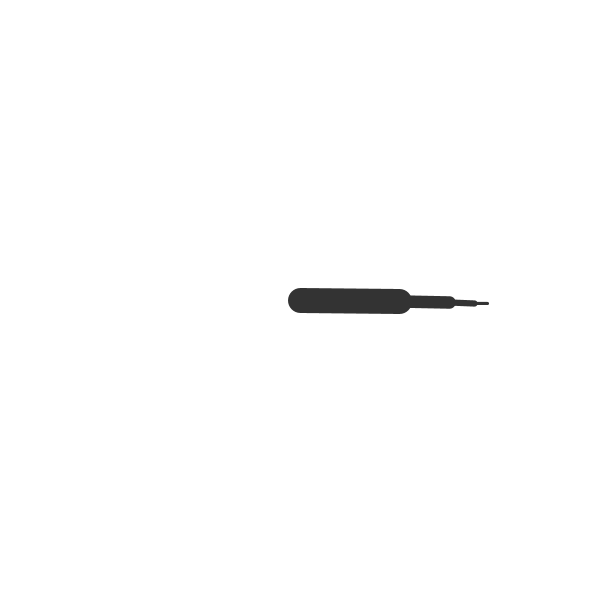
Frame 1 (no input)
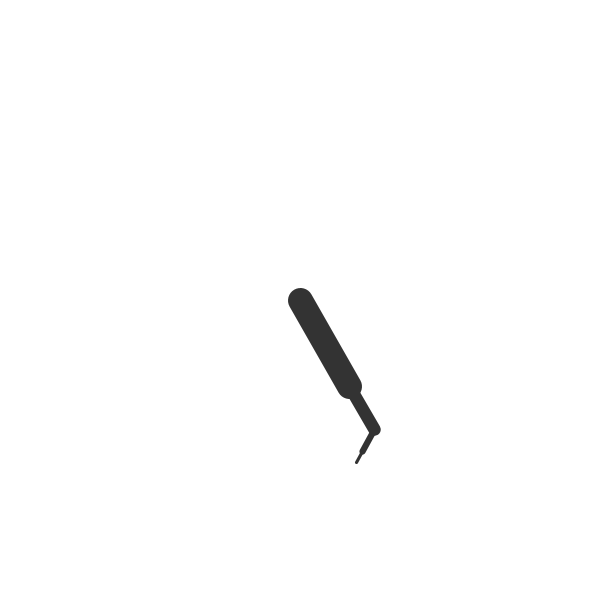
Frame 60 (the mouse pressed at the canvas centre just before this capture)
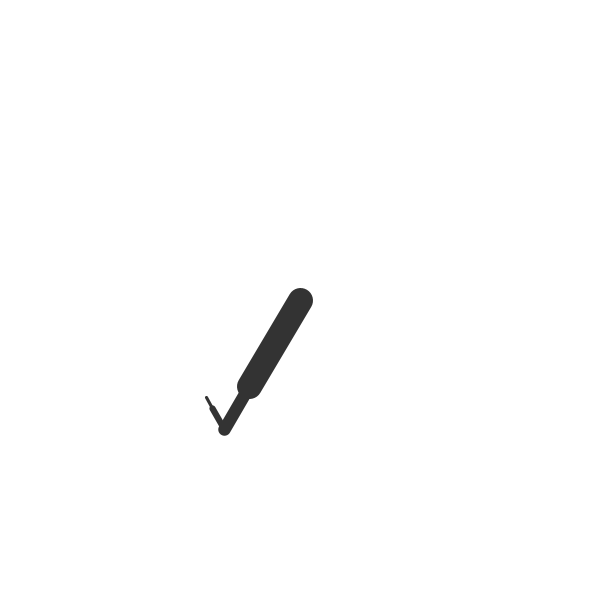
Frame 120 (the mouse held since frame 60 and released just before this capture)

The Processing sketch that drew these frames (run headless with seeded random() and noise(); from frame 60 on, the mouse is pressed at the canvas centre):

// Processing sketch: forward_kinematics
// ── forward_kinematics.pde
// variables
float startLen = 30;


Segment arm;

void setup() {
  size(600, 600);
  arm = new Segment(300, 300, radians(0), 100);
  arm.branch(3);
}

void draw() {
  background(255);
  arm.turn(radians(1));
  arm.get(2).turn(radians(1));
  arm.draw();
}

// ── segment.pde
class Segment {
  PVector origin;
  PVector end;
  float len;
  float angle;
  Segment child;
  Segment parent;

  Segment(float x, float y, float angle_, float len_) {
    origin = new PVector(x, y);
    end = new PVector();
    angle = angle_;
    len = len_;
    findEnd();
    parent = null;
    child = null;
  }

  Segment(Segment parent_, float angle_, float len_) {
    parent = parent_;
    origin = parent.end.copy();
    end = new PVector();
    angle = angle_;
    len = len_;
    this.findEnd();
    parent.child = this;
  }

  void branch() {
    if (child == null) {
      child = new Segment(this, angle, len/2);
    } else {
      child.branch();
    }
  }

  void branch(int num) {
    for (int i = 0; i < num; i++) {
      branch();
    }
  }

  Segment get(int num) {
    if (num==0) {
      return this;
    } else {
      return child.get(num-1);
    }
  }

  void draw() {
    stroke(51);
    strokeWeight(len/4);
    line(origin.x, origin.y, end.x, end.y);
    if (child != null) {
      child.draw();
    }
  }

  void findEnd() {
    float dx = len*cos(angle);
    float dy = len*sin(angle);
    end.x = origin.x + dx;
    end.y = origin.y + dy;
  }

  void turn(float dangle) {
    angle += dangle;
    findEnd();
    update(dangle);
  }

  void update(float turned) {
    if (child != null) {
      child.updatePos();
      child.turn(turned);
      child.findEnd();
    }
  }

  void updatePos() {
    origin = parent.end.copy();
  }
}
